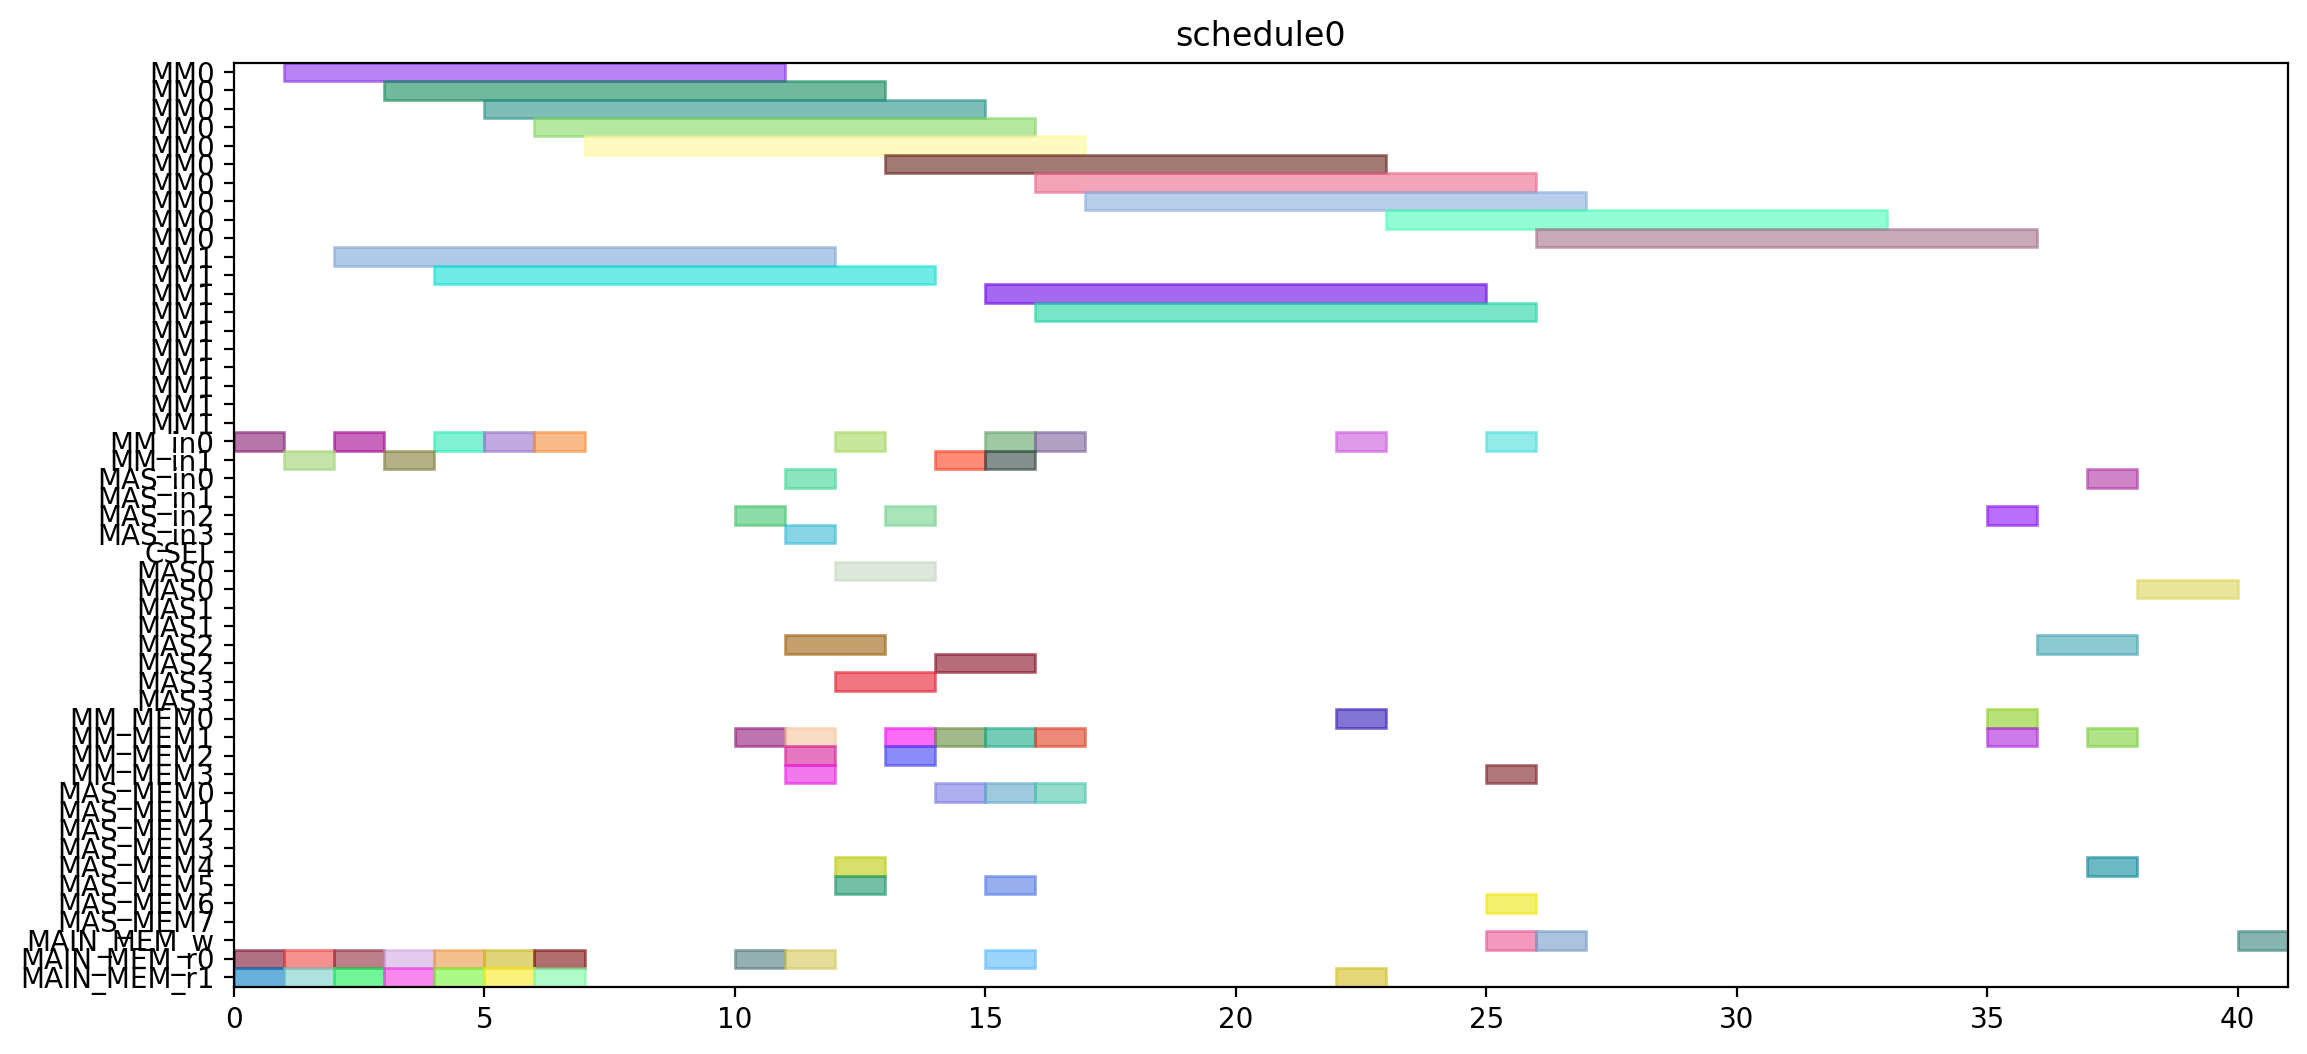

Python code for this plot:
from pyschedule import Scenario, solvers, plotters, alt


def solve():
	horizon = 120
	S = Scenario("schedule0", horizon=horizon)

	# resource
	MM = S.Resources('MM', num=2, size=10)
	MM_in = S.Resources('MM_in', num=2)
	MAS_in = S.Resources('MAS_in', num=4)
	CSEL = S.Resource('CSEL')
	MAS = S.Resources('MAS', num=4, size=2, periods=range(1, horizon))
	MM_MEM = S.Resources('MM_MEM', num=4)
	MAS_MEM = S.Resources('MAS_MEM', num=8)
	MAIN_MEM_w = S.Resource('MAIN_MEM_w', size=1)
	MAIN_MEM_r = S.Resources('MAIN_MEM_r', num=2)

	# result of previous scheduling

	# new tasks
	r1 = S.Task('r1', length=10, delay_cost=1)
	r1 += alt(MM)
	r1_in = S.Task('r1_in', length=1, delay_cost=1)
	r1_in += alt(MM_in)
	S += r1_in*MM_in[0]<=r1*MM[0]
	S += r1_in*MM_in[1]<=r1*MM[1]
	r1_mem0 = S.Task('r1_mem0', length=1, delay_cost=1)
	r1_mem0 += MAIN_MEM_r[0]
	S += r1_mem0 <= r1

	r1_mem1 = S.Task('r1_mem1', length=1, delay_cost=1)
	r1_mem1 += MAIN_MEM_r[1]
	S += r1_mem1 <= r1

	r3 = S.Task('r3', length=10, delay_cost=1)
	r3 += alt(MM)
	r3_in = S.Task('r3_in', length=1, delay_cost=1)
	r3_in += alt(MM_in)
	S += r3_in*MM_in[0]<=r3*MM[0]
	S += r3_in*MM_in[1]<=r3*MM[1]
	r3_mem0 = S.Task('r3_mem0', length=1, delay_cost=1)
	r3_mem0 += MAIN_MEM_r[0]
	S += r3_mem0 <= r3

	r3_mem1 = S.Task('r3_mem1', length=1, delay_cost=1)
	r3_mem1 += MAIN_MEM_r[1]
	S += r3_mem1 <= r3

	r4 = S.Task('r4', length=10, delay_cost=1)
	r4 += alt(MM)
	r4_in = S.Task('r4_in', length=1, delay_cost=1)
	r4_in += alt(MM_in)
	S += r4_in*MM_in[0]<=r4*MM[0]
	S += r4_in*MM_in[1]<=r4*MM[1]
	r4_mem0 = S.Task('r4_mem0', length=1, delay_cost=1)
	r4_mem0 += MAIN_MEM_r[0]
	S += r4_mem0 <= r4

	r4_mem1 = S.Task('r4_mem1', length=1, delay_cost=1)
	r4_mem1 += MAIN_MEM_r[1]
	S += r4_mem1 <= r4

	r5 = S.Task('r5', length=10, delay_cost=1)
	r5 += alt(MM)
	r5_in = S.Task('r5_in', length=1, delay_cost=1)
	r5_in += alt(MM_in)
	S += r5_in*MM_in[0]<=r5*MM[0]
	S += r5_in*MM_in[1]<=r5*MM[1]
	r5_mem0 = S.Task('r5_mem0', length=1, delay_cost=1)
	r5_mem0 += MAIN_MEM_r[0]
	S += r5_mem0 <= r5

	r5_mem1 = S.Task('r5_mem1', length=1, delay_cost=1)
	r5_mem1 += MAIN_MEM_r[1]
	S += r5_mem1 <= r5

	r6 = S.Task('r6', length=10, delay_cost=1)
	r6 += alt(MM)
	r6_in = S.Task('r6_in', length=1, delay_cost=1)
	r6_in += alt(MM_in)
	S += r6_in*MM_in[0]<=r6*MM[0]
	S += r6_in*MM_in[1]<=r6*MM[1]
	r6_mem0 = S.Task('r6_mem0', length=1, delay_cost=1)
	r6_mem0 += MAIN_MEM_r[0]
	S += r6_mem0 <= r6

	r6_mem1 = S.Task('r6_mem1', length=1, delay_cost=1)
	r6_mem1 += MAIN_MEM_r[1]
	S += r6_mem1 <= r6

	r12 = S.Task('r12', length=10, delay_cost=1)
	r12 += alt(MM)
	r12_in = S.Task('r12_in', length=1, delay_cost=1)
	r12_in += alt(MM_in)
	S += r12_in*MM_in[0]<=r12*MM[0]
	S += r12_in*MM_in[1]<=r12*MM[1]
	r12_mem0 = S.Task('r12_mem0', length=1, delay_cost=1)
	r12_mem0 += MAIN_MEM_r[0]
	S += r12_mem0 <= r12

	r12_mem1 = S.Task('r12_mem1', length=1, delay_cost=1)
	r12_mem1 += MAIN_MEM_r[1]
	S += r12_mem1 <= r12

	r13 = S.Task('r13', length=10, delay_cost=1)
	r13 += alt(MM)
	r13_in = S.Task('r13_in', length=1, delay_cost=1)
	r13_in += alt(MM_in)
	S += r13_in*MM_in[0]<=r13*MM[0]
	S += r13_in*MM_in[1]<=r13*MM[1]
	r13_mem0 = S.Task('r13_mem0', length=1, delay_cost=1)
	r13_mem0 += MAIN_MEM_r[0]
	S += r13_mem0 <= r13

	r13_mem1 = S.Task('r13_mem1', length=1, delay_cost=1)
	r13_mem1 += MAIN_MEM_r[1]
	S += r13_mem1 <= r13

	r2 = S.Task('r2', length=2, delay_cost=1)
	r2 += alt(MAS)
	r2_in = S.Task('r2_in', length=1, delay_cost=1)
	r2_in += alt(MAS_in)
	S += r2_in*MAS_in[0]<=r2*MAS[0]

	S += r2_in*MAS_in[1]<=r2*MAS[1]

	S += r2_in*MAS_in[2]<=r2*MAS[2]

	S += r2_in*MAS_in[3]<=r2*MAS[3]

	r2_mem0 = S.Task('r2_mem0', length=1, delay_cost=1)
	r2_mem0 += alt(MM_MEM)
	S += (r1*MM[0])-1 < r2_mem0*MM_MEM[0]
	S += (r1*MM[1])-1 < r2_mem0*MM_MEM[2]
	S += r2_mem0 <= r2

	r2_mem1 = S.Task('r2_mem1', length=1, delay_cost=1)
	r2_mem1 += alt(MM_MEM)
	S += (r1*MM[0])-1 < r2_mem1*MM_MEM[1]
	S += (r1*MM[1])-1 < r2_mem1*MM_MEM[3]
	S += r2_mem1 <= r2

	r7 = S.Task('r7', length=2, delay_cost=1)
	r7 += alt(MAS)
	r7_in = S.Task('r7_in', length=1, delay_cost=1)
	r7_in += alt(MAS_in)
	S += r7_in*MAS_in[0]<=r7*MAS[0]

	S += r7_in*MAS_in[1]<=r7*MAS[1]

	S += r7_in*MAS_in[2]<=r7*MAS[2]

	S += r7_in*MAS_in[3]<=r7*MAS[3]

	r7_mem0 = S.Task('r7_mem0', length=1, delay_cost=1)
	r7_mem0 += alt(MM_MEM)
	S += (r5*MM[0])-1 < r7_mem0*MM_MEM[0]
	S += (r5*MM[1])-1 < r7_mem0*MM_MEM[2]
	S += r7_mem0 <= r7

	r7_mem1 = S.Task('r7_mem1', length=1, delay_cost=1)
	r7_mem1 += alt(MM_MEM)
	S += (r6*MM[0])-1 < r7_mem1*MM_MEM[1]
	S += (r6*MM[1])-1 < r7_mem1*MM_MEM[3]
	S += r7_mem1 <= r7

	r8 = S.Task('r8', length=2, delay_cost=1)
	r8 += alt(MAS)
	r8_in = S.Task('r8_in', length=1, delay_cost=1)
	r8_in += alt(MAS_in)
	S += r8_in*MAS_in[0]<=r8*MAS[0]

	S += r8_in*MAS_in[1]<=r8*MAS[1]

	S += r8_in*MAS_in[2]<=r8*MAS[2]

	S += r8_in*MAS_in[3]<=r8*MAS[3]

	r8_mem0 = S.Task('r8_mem0', length=1, delay_cost=1)
	r8_mem0 += MAIN_MEM_r[0]
	S += r8_mem0 <= r8

	r8_mem1 = S.Task('r8_mem1', length=1, delay_cost=1)
	r8_mem1 += alt(MM_MEM)
	S += (r4*MM[0])-1 < r8_mem1*MM_MEM[1]
	S += (r4*MM[1])-1 < r8_mem1*MM_MEM[3]
	S += r8_mem1 <= r8

	r10 = S.Task('r10', length=2, delay_cost=1)
	r10 += alt(MAS)
	r10_in = S.Task('r10_in', length=1, delay_cost=1)
	r10_in += alt(MAS_in)
	S += r10_in*MAS_in[0]<=r10*MAS[0]

	S += r10_in*MAS_in[1]<=r10*MAS[1]

	S += r10_in*MAS_in[2]<=r10*MAS[2]

	S += r10_in*MAS_in[3]<=r10*MAS[3]

	r10_mem0 = S.Task('r10_mem0', length=1, delay_cost=1)
	r10_mem0 += MAIN_MEM_r[0]
	S += r10_mem0 <= r10

	r10_mem1 = S.Task('r10_mem1', length=1, delay_cost=1)
	r10_mem1 += alt(MM_MEM)
	S += (r4*MM[0])-1 < r10_mem1*MM_MEM[1]
	S += (r4*MM[1])-1 < r10_mem1*MM_MEM[3]
	S += r10_mem1 <= r10

	r9 = S.Task('r9', length=10, delay_cost=1)
	r9 += alt(MM)
	r9_in = S.Task('r9_in', length=1, delay_cost=1)
	r9_in += alt(MM_in)
	S += r9_in*MM_in[0]<=r9*MM[0]
	S += r9_in*MM_in[1]<=r9*MM[1]
	r9_mem0 = S.Task('r9_mem0', length=1, delay_cost=1)
	r9_mem0 += MAIN_MEM_r[0]
	S += r9_mem0 <= r9

	r9_mem1 = S.Task('r9_mem1', length=1, delay_cost=1)
	r9_mem1 += alt(MAS_MEM)
	S += (r7*MAS[0])-1 < r9_mem1*MAS_MEM[1]
	S += (r7*MAS[1])-1 < r9_mem1*MAS_MEM[3]
	S += (r7*MAS[2])-1 < r9_mem1*MAS_MEM[5]
	S += (r7*MAS[3])-1 < r9_mem1*MAS_MEM[7]
	S += r9_mem1 <= r9

	r11 = S.Task('r11', length=10, delay_cost=1)
	r11 += alt(MM)
	r11_in = S.Task('r11_in', length=1, delay_cost=1)
	r11_in += alt(MM_in)
	S += r11_in*MM_in[0]<=r11*MM[0]
	S += r11_in*MM_in[1]<=r11*MM[1]
	r11_mem0 = S.Task('r11_mem0', length=1, delay_cost=1)
	r11_mem0 += alt(MAS_MEM)
	S += (r10*MAS[0])-1 < r11_mem0*MAS_MEM[0]
	S += (r10*MAS[1])-1 < r11_mem0*MAS_MEM[2]
	S += (r10*MAS[2])-1 < r11_mem0*MAS_MEM[4]
	S += (r10*MAS[3])-1 < r11_mem0*MAS_MEM[6]
	S += r11_mem0 <= r11

	r11_mem1 = S.Task('r11_mem1', length=1, delay_cost=1)
	r11_mem1 += alt(MAS_MEM)
	S += (r10*MAS[0])-1 < r11_mem1*MAS_MEM[1]
	S += (r10*MAS[1])-1 < r11_mem1*MAS_MEM[3]
	S += (r10*MAS[2])-1 < r11_mem1*MAS_MEM[5]
	S += (r10*MAS[3])-1 < r11_mem1*MAS_MEM[7]
	S += r11_mem1 <= r11

	PX_new = S.Task('PX_new', length=10, delay_cost=1)
	PX_new += alt(MM)
	PX_new_in = S.Task('PX_new_in', length=1, delay_cost=1)
	PX_new_in += alt(MM_in)
	S += PX_new_in*MM_in[0]<=PX_new*MM[0]
	S += PX_new_in*MM_in[1]<=PX_new*MM[1]
	S += 0<PX_new

	PX_new_w = S.Task('PX_new_w', length=1, delay_cost=1)
	PX_new_w += alt(MAIN_MEM_w)
	S += PX_new <= PX_new_w

	PX_new_mem0 = S.Task('PX_new_mem0', length=1, delay_cost=1)
	PX_new_mem0 += alt(MAS_MEM)
	S += (r2*MAS[0])-1 < PX_new_mem0*MAS_MEM[0]
	S += (r2*MAS[1])-1 < PX_new_mem0*MAS_MEM[2]
	S += (r2*MAS[2])-1 < PX_new_mem0*MAS_MEM[4]
	S += (r2*MAS[3])-1 < PX_new_mem0*MAS_MEM[6]
	S += PX_new_mem0 <= PX_new

	PX_new_mem1 = S.Task('PX_new_mem1', length=1, delay_cost=1)
	PX_new_mem1 += alt(MM_MEM)
	S += (r12*MM[0])-1 < PX_new_mem1*MM_MEM[1]
	S += (r12*MM[1])-1 < PX_new_mem1*MM_MEM[3]
	S += PX_new_mem1 <= PX_new

	r14 = S.Task('r14', length=10, delay_cost=1)
	r14 += alt(MM)
	r14_in = S.Task('r14_in', length=1, delay_cost=1)
	r14_in += alt(MM_in)
	S += r14_in*MM_in[0]<=r14*MM[0]
	S += r14_in*MM_in[1]<=r14*MM[1]
	r14_mem0 = S.Task('r14_mem0', length=1, delay_cost=1)
	r14_mem0 += alt(MAS_MEM)
	S += (r2*MAS[0])-1 < r14_mem0*MAS_MEM[0]
	S += (r2*MAS[1])-1 < r14_mem0*MAS_MEM[2]
	S += (r2*MAS[2])-1 < r14_mem0*MAS_MEM[4]
	S += (r2*MAS[3])-1 < r14_mem0*MAS_MEM[6]
	S += r14_mem0 <= r14

	r14_mem1 = S.Task('r14_mem1', length=1, delay_cost=1)
	r14_mem1 += alt(MM_MEM)
	S += (r3*MM[0])-1 < r14_mem1*MM_MEM[1]
	S += (r3*MM[1])-1 < r14_mem1*MM_MEM[3]
	S += r14_mem1 <= r14

	Z1_new = S.Task('Z1_new', length=10, delay_cost=1)
	Z1_new += alt(MM)
	Z1_new_in = S.Task('Z1_new_in', length=1, delay_cost=1)
	Z1_new_in += alt(MM_in)
	S += Z1_new_in*MM_in[0]<=Z1_new*MM[0]
	S += Z1_new_in*MM_in[1]<=Z1_new*MM[1]
	S += 0<Z1_new

	Z1_new_w = S.Task('Z1_new_w', length=1, delay_cost=1)
	Z1_new_w += alt(MAIN_MEM_w)
	S += Z1_new <= Z1_new_w

	Z1_new_mem0 = S.Task('Z1_new_mem0', length=1, delay_cost=1)
	Z1_new_mem0 += alt(MAS_MEM)
	S += (r2*MAS[0])-1 < Z1_new_mem0*MAS_MEM[0]
	S += (r2*MAS[1])-1 < Z1_new_mem0*MAS_MEM[2]
	S += (r2*MAS[2])-1 < Z1_new_mem0*MAS_MEM[4]
	S += (r2*MAS[3])-1 < Z1_new_mem0*MAS_MEM[6]
	S += Z1_new_mem0 <= Z1_new

	Z1_new_mem1 = S.Task('Z1_new_mem1', length=1, delay_cost=1)
	Z1_new_mem1 += alt(MM_MEM)
	S += (r13*MM[0])-1 < Z1_new_mem1*MM_MEM[1]
	S += (r13*MM[1])-1 < Z1_new_mem1*MM_MEM[3]
	S += Z1_new_mem1 <= Z1_new

	r15 = S.Task('r15', length=10, delay_cost=1)
	r15 += alt(MM)
	r15_in = S.Task('r15_in', length=1, delay_cost=1)
	r15_in += alt(MM_in)
	S += r15_in*MM_in[0]<=r15*MM[0]
	S += r15_in*MM_in[1]<=r15*MM[1]
	r15_mem0 = S.Task('r15_mem0', length=1, delay_cost=1)
	r15_mem0 += alt(MAS_MEM)
	S += (r8*MAS[0])-1 < r15_mem0*MAS_MEM[0]
	S += (r8*MAS[1])-1 < r15_mem0*MAS_MEM[2]
	S += (r8*MAS[2])-1 < r15_mem0*MAS_MEM[4]
	S += (r8*MAS[3])-1 < r15_mem0*MAS_MEM[6]
	S += r15_mem0 <= r15

	r15_mem1 = S.Task('r15_mem1', length=1, delay_cost=1)
	r15_mem1 += alt(MM_MEM)
	S += (r9*MM[0])-1 < r15_mem1*MM_MEM[1]
	S += (r9*MM[1])-1 < r15_mem1*MM_MEM[3]
	S += r15_mem1 <= r15

	r16 = S.Task('r16', length=10, delay_cost=1)
	r16 += alt(MM)
	r16_in = S.Task('r16_in', length=1, delay_cost=1)
	r16_in += alt(MM_in)
	S += r16_in*MM_in[0]<=r16*MM[0]
	S += r16_in*MM_in[1]<=r16*MM[1]
	r16_mem0 = S.Task('r16_mem0', length=1, delay_cost=1)
	r16_mem0 += alt(MM_MEM)
	S += (r11*MM[0])-1 < r16_mem0*MM_MEM[0]
	S += (r11*MM[1])-1 < r16_mem0*MM_MEM[2]
	S += r16_mem0 <= r16

	r16_mem1 = S.Task('r16_mem1', length=1, delay_cost=1)
	r16_mem1 += MAIN_MEM_r[1]
	S += r16_mem1 <= r16

	r17 = S.Task('r17', length=2, delay_cost=1)
	r17 += alt(MAS)
	r17_in = S.Task('r17_in', length=1, delay_cost=1)
	r17_in += alt(MAS_in)
	S += r17_in*MAS_in[0]<=r17*MAS[0]

	S += r17_in*MAS_in[1]<=r17*MAS[1]

	S += r17_in*MAS_in[2]<=r17*MAS[2]

	S += r17_in*MAS_in[3]<=r17*MAS[3]

	r17_mem0 = S.Task('r17_mem0', length=1, delay_cost=1)
	r17_mem0 += alt(MM_MEM)
	S += (r14*MM[0])-1 < r17_mem0*MM_MEM[0]
	S += (r14*MM[1])-1 < r17_mem0*MM_MEM[2]
	S += r17_mem0 <= r17

	r17_mem1 = S.Task('r17_mem1', length=1, delay_cost=1)
	r17_mem1 += alt(MM_MEM)
	S += (r15*MM[0])-1 < r17_mem1*MM_MEM[1]
	S += (r15*MM[1])-1 < r17_mem1*MM_MEM[3]
	S += r17_mem1 <= r17

	PY_new = S.Task('PY_new', length=2, delay_cost=1)
	PY_new += alt(MAS)
	PY_new_in = S.Task('PY_new_in', length=1, delay_cost=1)
	PY_new_in += alt(MAS_in)
	S += PY_new_in*MAS_in[0]<=PY_new*MAS[0]

	S += PY_new_in*MAS_in[1]<=PY_new*MAS[1]

	S += PY_new_in*MAS_in[2]<=PY_new*MAS[2]

	S += PY_new_in*MAS_in[3]<=PY_new*MAS[3]

	S += 0<PY_new

	PY_new_w = S.Task('PY_new_w', length=1, delay_cost=1)
	PY_new_w += alt(MAIN_MEM_w)
	S += PY_new <= PY_new_w

	PY_new_mem0 = S.Task('PY_new_mem0', length=1, delay_cost=1)
	PY_new_mem0 += alt(MAS_MEM)
	S += (r17*MAS[0])-1 < PY_new_mem0*MAS_MEM[0]
	S += (r17*MAS[1])-1 < PY_new_mem0*MAS_MEM[2]
	S += (r17*MAS[2])-1 < PY_new_mem0*MAS_MEM[4]
	S += (r17*MAS[3])-1 < PY_new_mem0*MAS_MEM[6]
	S += PY_new_mem0 <= PY_new

	PY_new_mem1 = S.Task('PY_new_mem1', length=1, delay_cost=1)
	PY_new_mem1 += alt(MM_MEM)
	S += (r16*MM[0])-1 < PY_new_mem1*MM_MEM[1]
	S += (r16*MM[1])-1 < PY_new_mem1*MM_MEM[3]
	S += PY_new_mem1 <= PY_new

	solvers.mip.solve(S,msg=1,kind='CPLEX',ratio_gap=1.01)

	solution = [['hoge']*len(S.solution()[1]) for i in range(len(S.solution()))]
	for i in range(len(S.solution())):
		for j in range(len(S.solution()[i])):
			solution[i][j]=str(S.solution()[i][j])
	print(solution)

	cycles = int(solution[-1][3])

	pic_file_name = "/mnt/rose/usr1/fukuda/ABE/multiRAM_multiMAS_16mux/scheduling_result/stage10MM2_stage2MAS4/EP_YRECOVER/schedule0.png"
	if(S.solution() != []):
		plotters.matplotlib.plot(S,img_filename=pic_file_name, show_task_labels=False, fig_size=(cycles*0.25+3, 6))

	return solution
